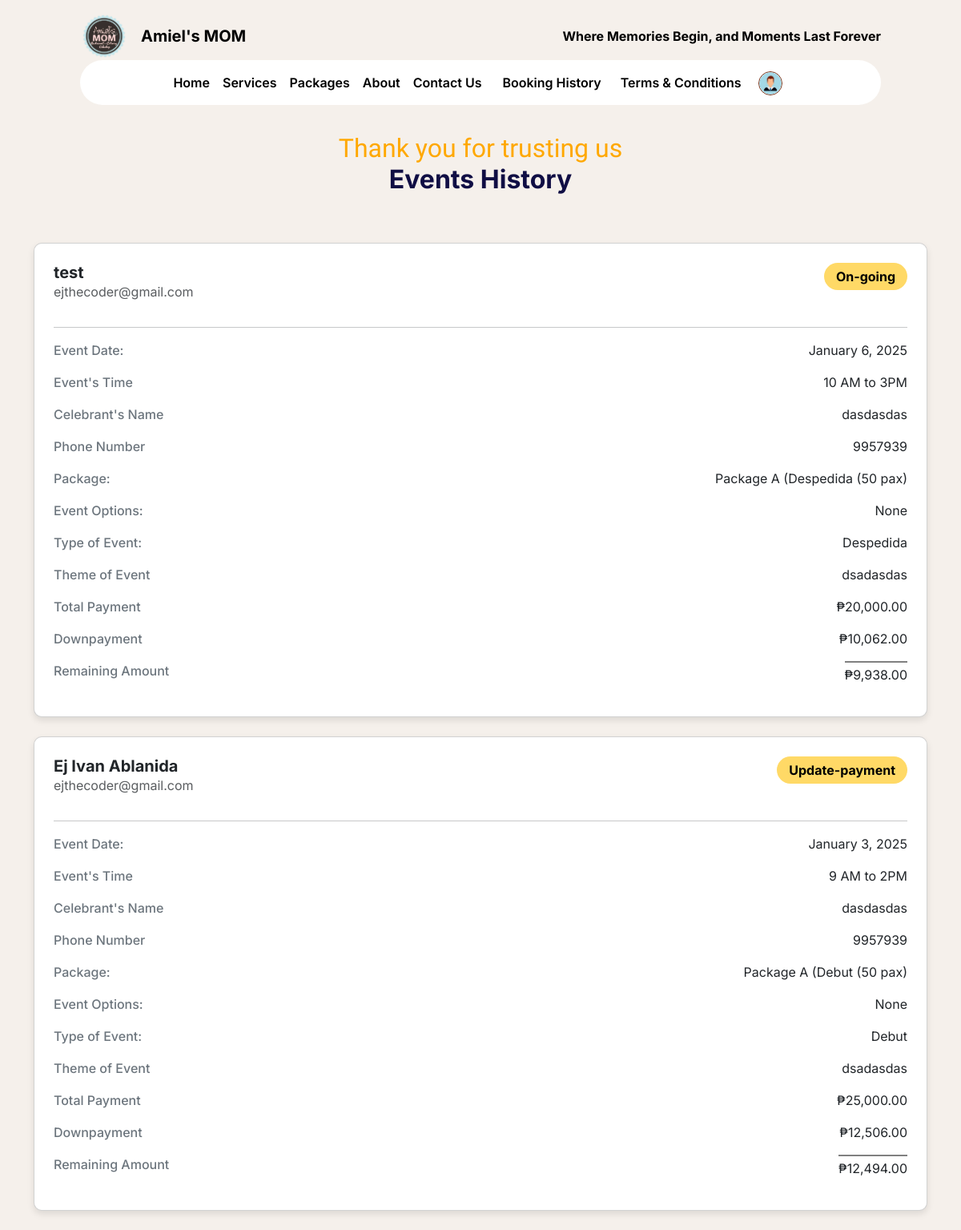
/features/users/web/history.php (signed in), run on the app's committed database.
### tables this page shows
CREATE TABLE `booking` (
  `id` int(11) NOT NULL,
  `status` enum('To-pay','Pending','Waiting','On-going','Finished','Cancel-pending','Cancel','Update-payment','resched') NOT NULL,
  `full_name` varchar(255) NOT NULL,
  `celebrants_name` varchar(255) DEFAULT NULL,
  `email` varchar(255) NOT NULL,
  `phone_number` varchar(15) DEFAULT NULL,
  `events_date` varchar(255) DEFAULT NULL,
  `guest_count` int(11) DEFAULT NULL,
  `event_duration` int(11) DEFAULT NULL,
  `event_starttime` int(11) DEFAULT NULL,
  `event_endtime` int(11) DEFAULT NULL,
  `event_type` varchar(255) DEFAULT NULL,
  `event_package` varchar(255) DEFAULT NULL,
  `event_options` text DEFAULT NULL,
  `cost` decimal(10,2) DEFAULT 0.00,
  `cancel_reason` text DEFAULT NULL,
  `payment_image` varchar(255) DEFAULT NULL,
  `reference_no` varchar(100) DEFAULT NULL,
  `payment_amount` decimal(10,2) NOT NULL,
  `status_paid` tinyint(1) DEFAULT 0,
  `beef_dish` varchar(255) DEFAULT NULL,
  `pork_dish` varchar(255) DEFAULT NULL,
  `chicken_dish` varchar(255) DEFAULT NULL,
  `pasta_dish` varchar(255) DEFAULT NULL,
  `dessert_dish` varchar(255) DEFAULT NULL,
  `fish_dish` varchar(255) DEFAULT NULL,
  `drinks_dish` varchar(255) DEFAULT NULL,
  `created_at` datetime DEFAULT current_timestamp(),
  `gcash_name` varchar(255) NOT NULL,
  `gcash_number` varchar(20) NOT NULL,
  `review_status` int(11) DEFAULT 0,
  `second_payment_amount` decimal(10,2) NOT NULL DEFAULT 0.00,
  `second_reference_no` int(11) DEFAULT NULL,
  `second_payment_image` varchar(255) DEFAULT NULL,
  `add_pax` int(11) NOT NULL DEFAULT 0,
  `corkage_fee` tinyint(1) NOT NULL DEFAULT 0,
  `theme` varchar(255) NOT NULL,
  `refund_status` enum('full-refund','half-refund','no-refund') DEFAULT NULL,
  `refunded_amount` decimal(10,2) DEFAULT 0.00,
  `cancel_time` timestamp NULL DEFAULT NULL,
  `add_extend` int(11) DEFAULT 0
);

### features/users/web/history.php (the view, shortened to what this page needs)
<?php
    require '../../../db.php';
    $email = $_SESSION['email'];
    $sql = "SELECT * FROM booking WHERE email = ? ORDER BY id DESC";
    $stmt = $conn->prepare($sql);
    $stmt->bind_param("s", $email);
    $stmt->execute();
    $result = $stmt->get_result();
    $bookings = [];
    while ($row = $result->fetch_assoc()) {
        $bookings[] = $row;
    }
?>
<!DOCTYPE html>
<html lang="en">
<head>
    <link href="https://cdn.jsdelivr.net/npm/bootstrap@5.3.3/dist/css/bootstrap.min.css" rel="stylesheet">
    <link rel="stylesheet" href="../css/appointment.css">
    <link href="https://cdn.jsdelivr.net/npm/fullcalendar@6.1.8/index.global.min.css" rel="stylesheet">
    <link href="https://cdnjs.cloudflare.com/ajax/libs/font-awesome/6.0.0-beta3/css/all.min.css" rel="stylesheet">
</head>
<body>
<div class="navbar-container">
        <div class="col-10 col-md-10">
        <div class="d-flex justify-content-between">
                        <div class="d-flex gap-3">
                            <img src="../../../assets/logo.png" alt="Logo" style="width: 60px; height: 60px;">
                            <h5 class="text-black d-flex align-items-center fw-bold mb-0">Amiel's MOM</h5>
                        </div>
                        <div class="d-flex align-items-center">
                        <p class="mb-0 text-black fw-bold w-100 d-flex">Where Memories Begin, and Moments Last Forever</p>
                        </div>
                    </div>
                <nav class="navbar navbar-expand-lg navbar-light">
                    <div class="container">
                        <div class="collapse navbar-collapse justify-content-center align-items-center" id="navbarNav">
                            <ul class="navbar-nav d-flex align-items-center ">
                                <li class="nav-item">
                                    <a class="nav-link" href="../../../index.php">Home</a>
                                </li>
                                <li class="nav-item">
                                    <a class="nav-link" href="../../../index.php#our-services">Services</a>
                                </li>
                                <li class="nav-item">
                                    <a class="nav-link" href="packages.php">Packages</a>
                                </li>
                                <li class="nav-item">
                                    <a class="nav-link" href="about_us.php">About</a>
                                </li>
                                <li class="nav-item">
                                    <a class="nav-link" href="contact_us.php">Contact Us</a>
                                </li>
                                <div class="d-flex gap-2 navbar-btn">
                                <?php if ($email): ?>
                                <li class="nav-item">
                                    <a class="nav-link" href="history.php">Booking History</a>
                                </li>
                                <li class="nav-item">
                                    <a class="nav-link" href="terms_condition.php">Terms & Conditions</a>
                                </li>
                                <div class="dropdown second-dropdown d-flex align-items-center">
                                <button class="btn" type="button" id="dropdownMenuButton2"
                                        data-bs-toggle="dropdown" aria-expanded="false" style="padding: 0; margin-top: 2px;">
                                    <img src="../../../assets/profile/user.png" alt="Profile Image" class="profile" style="width: 30px; height: 30px; margin-left: 5px; margin-right: 5px;">
                                </button>
                            </div>
                        <?php endif; ?>
                            </div>
                            </ul>
                        </div>
                    </div>
                </nav>
        </div>
    </div>
    <section class="body">
    <p class="calendar-title text-center mb-0">Thank you for trusting us</p>
    <h3 class="text-center calendar-h3">Events History</h3>
    <div class="container">
    <?php if (!empty($bookings)): ?>
    <?php foreach ($bookings as $booking): ?>
        <div class="card p-4 mb-4">
            <div class="d-flex justify-content-between align-items-start mb-3">
                <div>
                    <h5 class="card-title mb-0"><?php echo htmlspecialchars($booking['full_name']); ?></h5>
                    <p class="card-text text-muted"><?php echo htmlspecialchars($booking['email']); ?></p>
                </div>
                <div class="d-flex gap-2">
                    <span class="status-badge <?php echo strtolower($booking['status']) === 'cancel' ? 'bg-danger text-white' : (strtolower($booking['status']) === 'cancel-pending' ? 'bg-warning text-black text-bold' : ''); ?>">
                        <?php echo strtolower($booking['status']) === 'cancel' ? 'Cancelled' : (strtolower($booking['status']) === 'cancel-pending' ? 'Refund on Pending' : htmlspecialchars($booking['status'])); ?>
                    </span>
                </div>
            </div>
            <hr>
            <div class="card-body p-0">
                <div class="d-flex justify-content-between">
                        <p class="mb-1"><span class="info-label">Event Date:</span></p>
                        <p><?php echo (new DateTime($booking['events_date']))->format('F j, Y'); ?></p>
                    </div>
                <div class="d-flex justify-content-between">
                    <p class="mb-1"><span class="info-label">Event's Time</span></p>
                    <p><?php echo htmlspecialchars($booking['event_starttime']); ?> AM to <?php echo htmlspecialchars($booking['event_endtime']); ?>PM</p>
                </div>
                <div class="d-flex justify-content-between">
                    <p class="mb-1"><span class="info-label">Celebrant's Name</span></p>
                    <p><?php echo htmlspecialchars($booking['celebrants_name']); ?></p>
                </div>
                <div class="d-flex justify-content-between">
                    <p class="mb-1"><span class="info-label">Phone Number</span></p>
                    <p><?php echo htmlspecialchars($booking['phone_number']); ?></p>
                </div>
                <div class="d-flex justify-content-between">
                    <p class="mb-1"><span class="info-label">Package:</span></p>
                    <p><?php echo htmlspecialchars($booking['event_package']); ?></p>
                </div>
                <div class="d-flex justify-content-between">
                    <p class="mb-1"><span class="info-label">Event Options:</span></p>
                    <p><?php echo htmlspecialchars($booking['event_options']); ?></p>
                </div>
                <div class="d-flex justify-content-between">
                    <p class="mb-1"><span class="info-label">Type of Event:</span></p>
                    <p><?php echo htmlspecialchars($booking['event_type']); ?></p>
                </div>
                <div class="d-flex justify-content-between">
                    <p class="mb-1"><span class="info-label">Theme of Event</span></p>
                    <p><?php echo htmlspecialchars($booking['theme']); ?></p>
                </div>
                <div class="d-flex justify-content-between">
                    <p class="mb-1"><span class="info-label">Total Payment</span></p>
                    <p>₱<?php echo number_format(htmlspecialchars($booking['cost']), 2); ?></p>
                </div>
                <?php if (!empty($booking['payment_amount']) && !empty($booking['reference_no'])): ?>
                    <div class="d-flex justify-content-between">
                        <p class="mb-1"><span class="info-label">Downpayment</span></p>
                        <p>₱<?php echo number_format($booking['payment_amount'], 2); ?></p>
                    </div>
                    <div class="d-flex justify-content-between">
                        <p class="mb-1"><span class="info-label">Remaining Amount</span></p>
                        <p class="remaining">₱<?php echo number_format($booking['cost'] - $booking['payment_amount'], 2); ?></p>
                    </div>
                <?php endif; ?>
            </div>
        </div>
    <?php endforeach; ?>
<?php else: ?>
    <p>No bookings found.</p>
<?php endif; ?>
</div>
</section>
</html>

### features/users/css/appointment.css (style rules this page uses)
* { font-family: "Inter", sans-serif; font-optical-sizing: auto; font-style: normal; }
:root { --button-color: #FFA800; --background-color: #F5F0EB; --blue-color: #100E44; }
body { background-color: var(--background-color); }
.navbar-btn { margin: 10px; }
.navbar-container { width: 100%; height: auto; padding: 15px 0 10px 0; display: flex; justify-content: center; margin: auto; }
.navbar { background-color: #fff; border-radius: 50px; margin: auto; padding: 0; border: none; }
.navbar .profile { width: 50px; height: 50px; border-radius: 50%; border: 1px solid #7A3015; }
.navbar a { color: #000; font-weight: 14px; line-height: 20px; font-weight: 600; }
.dropdown button { border: none !important; background-color: transparent !important; }
.calendar-title { font-family: "Italianno", cursive; font-weight: 400; font-size: 32px; color: var(--button-color); margin-top: 2%; text-align: center; line-height: 40px; }
.calendar-h3 { font-family: "Inter", sans-serif; font-weight: 700; font-size: 32px; margin-bottom: 5%; color: #100E44; line-height: 38px; }
.card { width: 100%; border-radius: 10px; box-shadow: 0 4px 8px rgba(0, 0, 0, 0.1); }
.card-title { font-weight: bold; }
.status-badge { background-color: #FFD966; color: #000; font-weight: bold; border-radius: 20px; padding: 5px 15px; }
.card-text { margin: 0; }
.info-label { color: #6c757d; font-weight: 500; }
.remaining { border-top: 2px solid #808080 !important; padding-top: 3px; }

### data on the page
booking: full_name "test", email "ejthecoder@gmail.com", status "On-going", events_date "January 6, 2025", event_starttime "10", event_endtime "3", celebrants_name "dasdasdas", phone_number "9957939", event_package "Package A (Despedida (50 pax)", event_options "None", event_type "Despedida", theme "dsadasdas", cost "20,000.00", payment_amount "10,062.00", $booking['cost'] - $booking['payment_amount'] "9,938.00"
booking: full_name "Ej Ivan Ablanida", email "ejthecoder@gmail.com", status "Update-payment", events_date "January 3, 2025", event_starttime "9", event_endtime "2", celebrants_name "dasdasdas", phone_number "9957939", event_package "Package A (Debut (50 pax)", event_options "None", event_type "Debut", theme "dsadasdas", cost "25,000.00", payment_amount "12,506.00", $booking['cost'] - $booking['payment_amount'] "12,494.00"
